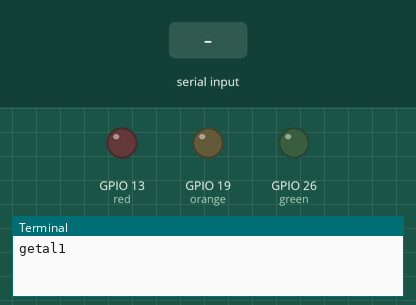
Simulated run of this program. Board: Raspberry Pi (BCM pin numbers). Shown: output pins drawn as LEDs (lit = HIGH), the last lines printed to the terminal. The inputs (shaded band) are chosen by the test bench. At 9.3 s the program stops and its outputs stay as they are.

Above: at 1.2 s.
1.3 s: "5" typed at the terminal, then Enter
2.8 s: "90" typed at the terminal, then Enter
4.3 s: "200" typed at the terminal, then Enter
At 5.5 s:
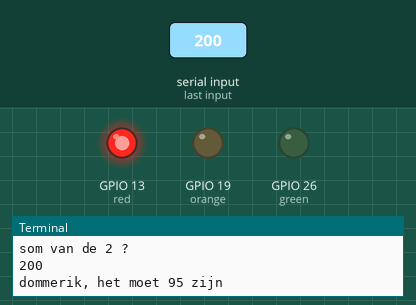
Timing chart, 0 to 10.8 s (numbered marks = the images above; inputs shaded):
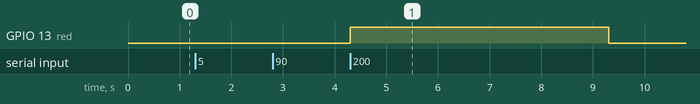

Measured:
- after the input at 4.3 s, GPIO 13 (red): LOW → HIGH at once, → LOW 5.0 s later

The program:

led_sum.py
```python
import sys
from gpiozero import LED
from time import sleep

greenpin = 26
redpin = 13
orangepin = 19

greentime = 5
redtime = 5
orangetime = 5

green = LED(greenpin)
orange = LED(orangepin)
red = LED(redpin)


try:
    getal1 = int(input('getal1  '))
except ValueError:
    print ("Het is geen getalletje")
    orange.on()
    sleep(orangetime)
    sys.exit()

try:
    getal2 = int(input('getal2  '))
except ValueError:
    print ("Het is geen getalletje")
    orange.on()
    sleep(orangetime)
    sys.exit()

som = int(input('som van de 2 ?'))

if (som == getal1 + getal2):
    print ("slimneus")
    green.on()
    sleep(greentime)
else:
    print ("dommerik, het moet {} zijn".format(getal1+getal2))
    red.on()
    sleep(redtime)
```
